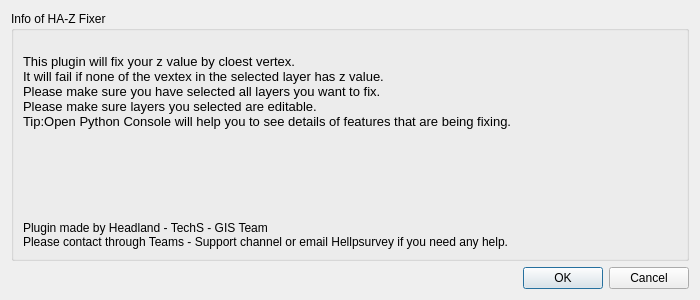
<?xml version="1.0" encoding="UTF-8"?>
<ui version="4.0">
 <class>HAZFixerDialogBase</class>
 <widget class="QDialog" name="HAZFixerDialogBase">
  <property name="geometry">
   <rect>
    <x>0</x>
    <y>0</y>
    <width>700</width>
    <height>300</height>
   </rect>
  </property>
  <property name="minimumSize">
   <size>
    <width>700</width>
    <height>300</height>
   </size>
  </property>
  <property name="maximumSize">
   <size>
    <width>800</width>
    <height>400</height>
   </size>
  </property>
  <property name="windowTitle">
   <string>HA-Z Fixer</string>
  </property>
  <layout class="QGridLayout" name="gridLayout_3">
   <item row="1" column="0">
    <widget class="QDialogButtonBox" name="button_box">
     <property name="orientation">
      <enum>Qt::Horizontal</enum>
     </property>
     <property name="standardButtons">
      <set>QDialogButtonBox::Cancel|QDialogButtonBox::Ok</set>
     </property>
    </widget>
   </item>
   <item row="0" column="0">
    <layout class="QGridLayout" name="gridLayout_2">
     <item row="2" column="0">
      <widget class="QGroupBox" name="groupBox">
       <property name="title">
        <string>Info of HA-Z Fixer</string>
       </property>
       <layout class="QGridLayout" name="gridLayout">
        <item row="0" column="0">
         <widget class="QLabel" name="label">
          <property name="font">
           <font>
            <family>Arial</family>
            <pointsize>10</pointsize>
           </font>
          </property>
          <property name="text">
           <string>This plugin will fix your z value by cloest vertex.
It will fail if none of the vextex in the selected layer has z value. 
Please make sure you have selected all layers you want to fix. 
Please make sure layers you selected are editable.
Tip:Open Python Console will help you to see details of features that are being fixing.</string>
          </property>
          <property name="alignment">
           <set>Qt::AlignLeading|Qt::AlignLeft|Qt::AlignVCenter</set>
          </property>
         </widget>
        </item>
        <item row="1" column="0">
         <widget class="QLabel" name="label_2">
          <property name="text">
           <string>Plugin made by Headland - TechS - GIS Team 
Please contact through Teams - Support channel or email Hellpsurvey if you need any help.</string>
          </property>
          <property name="alignment">
           <set>Qt::AlignBottom|Qt::AlignLeading|Qt::AlignLeft</set>
          </property>
         </widget>
        </item>
       </layout>
      </widget>
     </item>
    </layout>
   </item>
  </layout>
 </widget>
 <resources/>
 <connections>
  <connection>
   <sender>button_box</sender>
   <signal>accepted()</signal>
   <receiver>HAZFixerDialogBase</receiver>
   <slot>accept()</slot>
   <hints>
    <hint type="sourcelabel">
     <x>110</x>
     <y>250</y>
    </hint>
    <hint type="destinationlabel">
     <x>20</x>
     <y>20</y>
    </hint>
   </hints>
  </connection>
  <connection>
   <sender>button_box</sender>
   <signal>rejected()</signal>
   <receiver>HAZFixerDialogBase</receiver>
   <slot>reject()</slot>
   <hints>
    <hint type="sourcelabel">
     <x>110</x>
     <y>250</y>
    </hint>
    <hint type="destinationlabel">
     <x>20</x>
     <y>20</y>
    </hint>
   </hints>
  </connection>
 </connections>
</ui>
